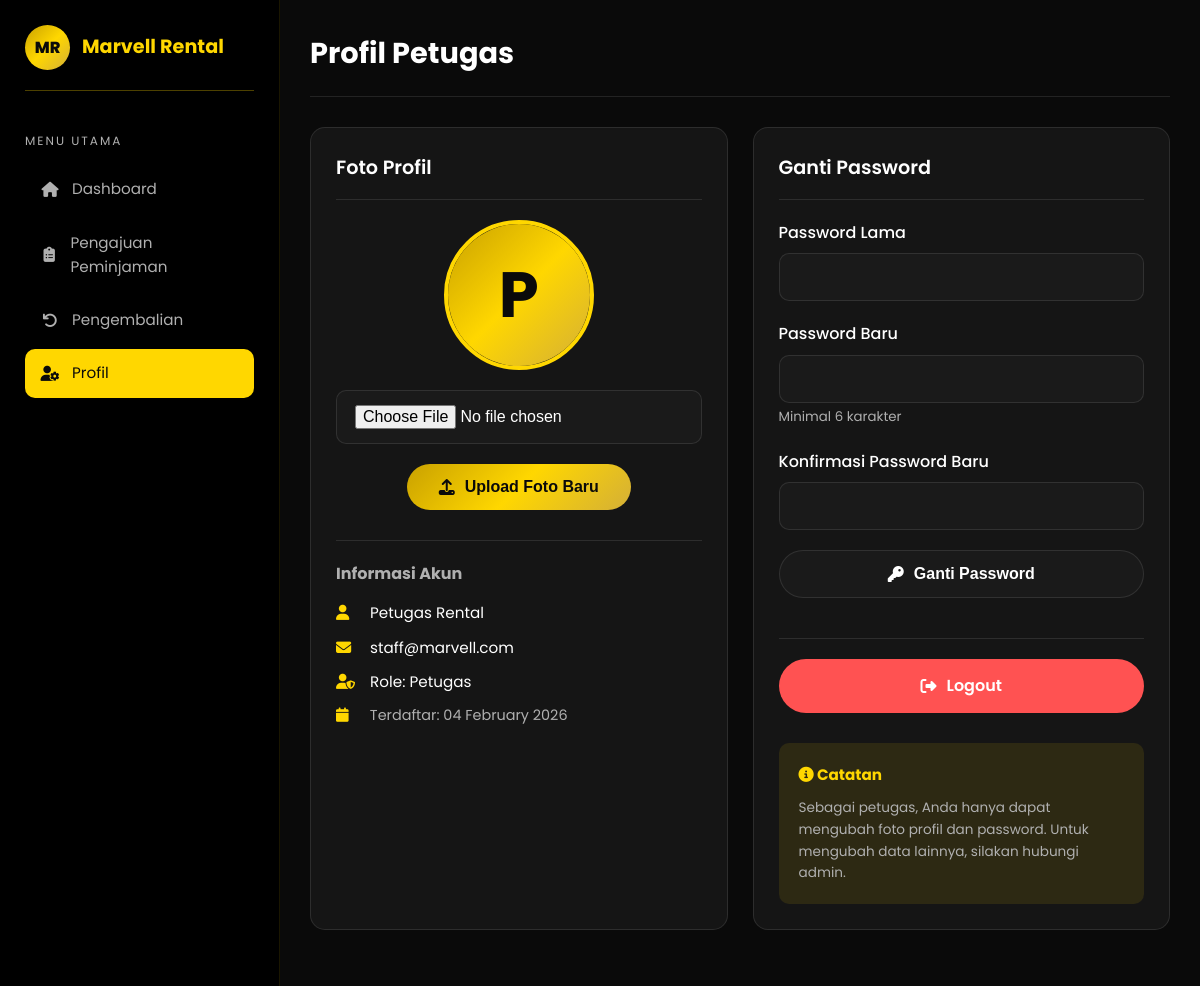
The page /petugas/profil.php (signed in) on the database its author committed.
### tables this page shows
CREATE TABLE `users` (
  `id` int(11) NOT NULL,
  `nama` varchar(100) NOT NULL,
  `email` varchar(100) NOT NULL,
  `password` varchar(255) NOT NULL,
  `no_hp` varchar(20) DEFAULT NULL,
  `alamat` text DEFAULT NULL,
  `foto` varchar(255) DEFAULT NULL,
  `email_verified` tinyint(1) DEFAULT 0,
  `role` enum('admin','petugas','peminjam') NOT NULL DEFAULT 'peminjam',
  `created_at` timestamp NOT NULL DEFAULT current_timestamp(),
  `updated_at` timestamp NOT NULL DEFAULT current_timestamp() ON UPDATE current_timestamp()
);

### petugas/profil.php (the view, shortened to what this page needs)
<?php
require_once '../database/koneksi.php';
$stmt = $pdo->prepare("SELECT * FROM users WHERE id = ?");
$stmt->execute([$_SESSION['user_id']]);
$user = $stmt->fetch();
?>
<!DOCTYPE html>
<html lang="id">
<head>
    <link rel="stylesheet" href="https://cdnjs.cloudflare.com/ajax/libs/font-awesome/6.4.0/css/all.min.css">
    <link rel="stylesheet" href="../assets/css/style.css">
</head>
<body>
    <div class="dashboard">
        <aside class="sidebar">
            <div class="sidebar-brand">
                <div class="sidebar-logo">MR</div>
                <span class="sidebar-title">Marvell Rental</span>
            </div>
            <div class="sidebar-menu">
                <p class="sidebar-menu-title">Menu Utama</p>
                <ul class="sidebar-nav">
                    <li><a href="index.php"><i class="fas fa-home"></i> Dashboard</a></li>
                    <li><a href="peminjaman.php"><i class="fas fa-clipboard-list"></i> Pengajuan Peminjaman</a></li>
                    <li><a href="pengembalian.php"><i class="fas fa-undo"></i> Pengembalian</a></li>
                    <li><a href="profil.php" class="active"><i class="fas fa-user-cog"></i> Profil</a></li>
                </ul>
            </div>
        </aside>
        <main class="main-content">
            <div class="dashboard-header">
                <h1 class="dashboard-title">Profil Petugas</h1>
            </div>
            <div style="display: grid; grid-template-columns: 1fr 1fr; gap: 25px;">
                <div class="card">
                    <div class="card-header">
                        <h3 class="card-title">Foto Profil</h3>
                    </div>
                    <form method="POST" enctype="multipart/form-data">
                        <div style="text-align: center; margin-bottom: 25px;">
                            <div
                                style="width: 150px; height: 150px; border-radius: 50%; margin: 0 auto 20px; overflow: hidden; border: 4px solid var(--primary);">
                                <?php if ($user['foto'] && file_exists('../assets/images/profiles/' . $user['foto'])): ?>
                                    <img src="../assets/images/profiles/<?= htmlspecialchars($user['foto']) ?>"
                                        alt="Foto Profil" style="width: 100%; height: 100%; object-fit: cover;">
                                <?php else: ?>
                                    <div
                                        style="width: 100%; height: 100%; background: var(--bg-gold); display: flex; align-items: center; justify-content: center; font-size: 4rem; font-weight: 700; color: var(--text-dark);">
                                        <?= strtoupper(substr($user['nama'], 0, 1)) ?>
                                    </div>
                                <?php endif; ?>
                            </div>
                            <div class="form-group">
                                <input type="file" name="foto" accept="image/*" class="form-control" id="fotoInput">
                            </div>
                            <button type="submit" class="btn btn-primary">
                                <i class="fas fa-upload"></i> Upload Foto Baru
                            </button>
                        </div>
                    </form>
                    <div style="margin-top: 30px; padding-top: 20px; border-top: var(--border-light);">
                        <h4 style="font-size: 1rem; margin-bottom: 15px; color: var(--text-secondary);">Informasi Akun</h4>
                        <p style="font-size: 0.95rem; color: var(--text-primary); margin-bottom: 10px;">
                            <i class="fas fa-user" style="color: var(--primary); margin-right: 10px; width: 20px;"></i>
                            <?= htmlspecialchars($user['nama']) ?>
                        </p>
                        <p style="font-size: 0.95rem; color: var(--text-primary); margin-bottom: 10px;">
                            <i class="fas fa-envelope" style="color: var(--primary); margin-right: 10px; width: 20px;"></i>
                            <?= htmlspecialchars($user['email']) ?>
                        </p>
                        <p style="font-size: 0.95rem; color: var(--text-primary); margin-bottom: 10px;">
                            <i class="fas fa-user-shield" style="color: var(--primary); margin-right: 10px; width: 20px;"></i>
                            Role: <?= ucfirst($user['role']) ?>
                        </p>
                        <p style="font-size: 0.9rem; color: var(--text-secondary);">
                            <i class="fas fa-calendar" style="color: var(--primary); margin-right: 10px; width: 20px;"></i>
                            Terdaftar: <?= date('d F Y', strtotime($user['created_at'])) ?>
                        </p>
                    </div>
                </div>
                <div class="card">
                    <div class="card-header">
                        <h3 class="card-title">Ganti Password</h3>
                    </div>
                    <form method="POST">
                        <div class="form-group">
                            <label class="form-label">Password Lama</label>
                            <input type="password" name="current_password" class="form-control" required>
                        </div>
                        <div class="form-group">
                            <label class="form-label">Password Baru</label>
                            <input type="password" name="new_password" class="form-control" required minlength="6">
                            <small style="color: var(--text-secondary);">Minimal 6 karakter</small>
                        </div>
                        <div class="form-group">
                            <label class="form-label">Konfirmasi Password Baru</label>
                            <input type="password" name="confirm_password" class="form-control" required>
                        </div>
                        <button type="submit" class="btn btn-secondary btn-block">
                            <i class="fas fa-key"></i> Ganti Password
                        </button>
                    </form>
                    <div style="margin-top: 40px; padding-top: 20px; border-top: 1px solid rgba(255,255,255,0.1);">
                        <a href="../auth/logout.php" class="btn btn-block" style="background: var(--accent-red); color: #fff;"
                           onclick="return confirm('Yakin ingin logout?')">
                            <i class="fas fa-sign-out-alt"></i> Logout
                        </a>
                    </div>
                    <div style="margin-top: 30px; padding: 20px; background: rgba(255, 215, 0, 0.1); border-radius: 10px;">
                        <h4 style="font-size: 0.95rem; color: var(--primary); margin-bottom: 10px;">
                            <i class="fas fa-info-circle"></i> Catatan
                        </h4>
                        <p style="font-size: 0.85rem; color: var(--text-secondary); line-height: 1.6;">
                            Sebagai petugas, Anda hanya dapat mengubah foto profil dan password. Untuk mengubah data lainnya, silakan hubungi admin.
                        </p>
                    </div>
                </div>
            </div>
        </main>
    </div>
    <button class="mobile-menu-btn"><i class="fas fa-bars"></i></button>
</body>
</html>

### assets/css/style.css (style rules this page uses)
:root { --primary: #FFD700; --primary-dark: #C9A100; --primary-light: #FFE44D; --secondary: #D4AF37; --secondary-dark: #996515; --bg-dark: #0a0a0a; --bg-darker: #000000; --bg-light: #1a1a1a; --bg-card: #151515; --bg-gold: linear-gradient(135deg, #C9A100 0%, #FFD700 50%, #D4AF37 100%); --bg-hero: linear-gradient(180deg, #1a1a0a 0%, #2a2510 50%, #1a1505 100%); --text-primary: #FFFFFF; --text-secondary: #B0B0B0; --text-dark: #0a0a0a; --text-gold: #FFD700; --accent-green: #00C853; --accent-red: #FF5252; --accent-orange: #FF9800; --shadow-gold: 0 4px 20px rgba(255, 215, 0, 0.3); --shadow-dark: 0 4px 20px rgba(0, 0, 0, 0.5); --shadow-card: 0 8px 32px rgba(0, 0, 0, 0.4); --border-gold: 1px solid rgba(255, 215, 0, 0.3); --border-light: 1px solid rgba(255, 255, 255, 0.1); --font-main: 'Poppins', 'Segoe UI', sans-serif; --transition: all 0.3s ease; --transition-slow: all 0.5s ease; }
* { margin: 0; padding: 0; box-sizing: border-box; }
html { scroll-behavior: smooth; }
body { font-family: var(--font-main); background: var(--bg-dark); color: var(--text-primary); line-height: 1.6; overflow-x: hidden; }
a { text-decoration: none; color: inherit; transition: var(--transition); }
ul { list-style: none; }
.btn { display: inline-flex; align-items: center; justify-content: center; gap: 10px; padding: 14px 32px; border-radius: 50px; font-size: 1rem; font-weight: 600; cursor: pointer; border: none; transition: var(--transition); }
.btn-primary { background: var(--bg-gold); color: var(--text-dark); }
.btn-secondary { background: var(--bg-light); color: var(--text-primary); border: var(--border-light); }
.btn-block { width: 100%; }
.form-group { margin-bottom: 20px; }
.form-label { display: block; margin-bottom: 8px; font-weight: 500; color: var(--text-primary); }
.form-control { width: 100%; padding: 14px 18px; background: var(--bg-light); border: 1px solid rgba(255, 255, 255, 0.1); border-radius: 10px; color: var(--text-primary); font-size: 1rem; transition: var(--transition); }
.form-control::placeholder { color: var(--text-secondary); }
.dashboard { display: flex; min-height: 100vh; }
.sidebar { width: 280px; background: var(--bg-darker); padding: 25px; position: fixed; top: 0; left: 0; bottom: 0; overflow-y: auto; border-right: 1px solid rgba(255, 215, 0, 0.1); z-index: 100; }
.sidebar-brand { display: flex; align-items: center; gap: 12px; margin-bottom: 40px; padding-bottom: 20px; border-bottom: var(--border-gold); }
.sidebar-logo { width: 45px; height: 45px; background: var(--bg-gold); border-radius: 50%; display: flex; align-items: center; justify-content: center; font-weight: 800; font-size: 16px; color: var(--text-dark); }
.sidebar-title { font-size: 1.2rem; font-weight: 700; color: var(--primary); }
.sidebar-menu { margin-bottom: 30px; }
.sidebar-menu-title { font-size: 0.75rem; text-transform: uppercase; letter-spacing: 2px; color: var(--text-secondary); margin-bottom: 15px; }
.sidebar-nav li { margin-bottom: 5px; }
.sidebar-nav a { display: flex; align-items: center; gap: 12px; padding: 12px 15px; border-radius: 10px; color: var(--text-secondary); font-size: 0.95rem; transition: var(--transition); }
.sidebar-nav a:hover, .sidebar-nav a.active { background: rgba(255, 215, 0, 0.1); color: var(--primary); }
.sidebar-nav a.active { background: var(--primary); color: var(--text-dark); }
.sidebar-nav a i { width: 20px; text-align: center; }
.main-content { flex: 1; margin-left: 280px; padding: 30px; background: var(--bg-dark); min-height: 100vh; }
.dashboard-header { display: flex; align-items: center; justify-content: space-between; margin-bottom: 30px; padding-bottom: 20px; border-bottom: var(--border-light); }
.dashboard-title { font-size: 1.8rem; font-weight: 700; }
.card { background: var(--bg-card); border-radius: 15px; padding: 25px; border: var(--border-light); }
.card-header { display: flex; align-items: center; justify-content: space-between; margin-bottom: 20px; padding-bottom: 15px; border-bottom: var(--border-light); }
.card-title { font-size: 1.2rem; font-weight: 600; }

### rows shown on the page
users: nama "P", nama "Petugas Rental", email "staff@marvell.com", role "Petugas", created_at "04 February 2026"
